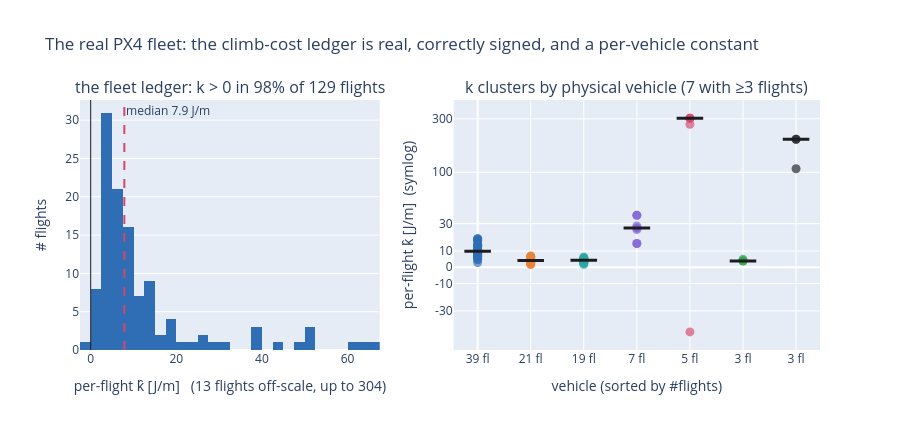

Notebook cell for this chart:
### Code cell
corpus = _p / "data" / "uav_fleet" / "segments.parquet"
if not corpus.exists():
    print("full corpus not on disk (needs pyarrow + the curated pull) — "
          "the frozen numbers live in spec/uav_energy_gauge_OUTCOMES.md")
else:
    fleet = pd.read_parquet(corpus)
    cond = ledger_conditioned(fleet)
    sub = fleet[fleet["log_id"].astype(str).isin(cond[cond].index)].reset_index(drop=True)
    ks = k_series(fit_per_log(sub))
    per_veh = {u: k_series(fit_per_log(g)) for u, g in sub.groupby("vehicle_uuid")
               if g["log_id"].nunique() >= 3}
    within = float(np.median([k_consistency(v) for v in per_veh.values()]))
    cross = k_consistency(ks)
    print(f"{len(ks)} conditioned flights / {sub['vehicle_uuid'].nunique()} vehicles:  "
          f"k>0 in {100 * (ks > 0).mean():.0f}%,  median k = {ks.median():.1f} J/m")
    print(f"k is a per-vehicle constant: within-vehicle CV = {within:.2f}  "
          f"vs  cross-vehicle CV = {cross:.2f}")

    # arcsinh(k/30) = a symlog axis: the 2 J/m clusters and the 300 J/m
    # vehicles stay readable together, with nothing clipped.
    tr = lambda k: np.arcsinh(np.asarray(k, float) / 30.0)
    ticks = np.array([-30, -10, 0, 10, 30, 100, 300])
    lo, hi = -20.0, 80.0
    n_off = int(((ks < lo) | (ks > hi)).sum())
    fig = make_subplots(rows=1, cols=2, column_widths=[0.45, 0.55], subplot_titles=(
        f"the fleet ledger: k > 0 in {100 * (ks > 0).mean():.0f}% of {len(ks)} flights",
        f"k clusters by physical vehicle ({len(per_veh)} with ≥3 flights)"))
    fig.add_trace(go.Histogram(x=np.array(ks[(ks >= lo) & (ks <= hi)]),
                               xbins=dict(start=lo, end=hi, size=2.5),
                               marker_color=PALETTE["primary"], showlegend=False), 1, 1)
    fig.add_vline(x=float(ks.median()), line=dict(color=PALETTE["rose"], dash="dash"),
                  annotation_text=f"median {ks.median():.1f} J/m", row=1, col=1)
    fig.add_vline(x=0.0, line=dict(color=PALETTE["ink"], width=1), row=1, col=1)
    colors = [PALETTE[c] for c in
              ("primary", "accent", "teal", "violet", "rose", "green", "ink")]
    for i, (u, v) in enumerate(sorted(per_veh.items(), key=lambda kv: -len(kv[1]))):
        fig.add_trace(go.Scatter(x=[i] * len(v), y=tr(v), mode="markers",
                                 marker=dict(size=9, color=colors[i % len(colors)], opacity=0.65),
                                 name=f"{len(v)} flights", showlegend=False), 1, 2)
        fig.add_trace(go.Scatter(x=[i - 0.25, i + 0.25], y=tr([v.median()] * 2), mode="lines",
                                 line=dict(color=PALETTE["ink"], width=3), showlegend=False), 1, 2)
    fig.update_xaxes(title=f"per-flight k̂ [J/m]   ({n_off} flights off-scale, up to "
                           f"{ks.max():.0f})", row=1, col=1)
    fig.update_yaxes(title="# flights", row=1, col=1)
    fig.update_xaxes(title="vehicle (sorted by #flights)",
                     tickvals=list(range(len(per_veh))),
                     ticktext=[f"{len(v)} fl" for _, v in
                               sorted(per_veh.items(), key=lambda kv: -len(kv[1]))], row=1, col=2)
    fig.update_yaxes(title="per-flight k̂ [J/m]  (symlog)", tickvals=tr(ticks),
                     ticktext=[f"{t:g}" for t in ticks], row=1, col=2)
    fig.update_layout(height=430, paper_bgcolor="white",
                      title="The real PX4 fleet: the climb-cost ledger is real, "
                            "correctly signed, and a per-vehicle constant")
    fig.show()

### Figure 1 — Plotly figure (JSON) as saved in the notebook; plotly's stock layout.template omitted (floating-point values rounded to 4 significant figures)
{"data": [{"marker": {"color": "#2f6db5"}, "showlegend": false, "type": "histogram", "x": [6.247, 1.836, -0.1363, 10.39, 0.4635, 11.43, 21.75, 12.88, 18.29, 60.38, 3.035, 4.301, 13.75, 42.66, 7.685, 63.55, 13.62, 26.44, 6.709, 4.189, 2.658, 3.499, 3.476, 4.602, 3.19, 2.046, 8.308, 6.043, 4.504, 6.098, 6.339, 2.828, 6.007, 31.69, 6.666, 9.975, 6.395, 8.364, 7.856, 5.269, 6.353, 3.81, 2.345, 2.963, 16.94, 6.827, 4.435, 9.121, 2.172, 8.984, 4.275, 9.36, 6.912, 3.244, 13.81, 50.1, 17.59, 4.285, 10.97, 1.567, 14.97, 1.711, 48.64, 5.111, 9.141, 18.23, 6.753, 37.61, 8.83, 5.09, 6.155, 17.98, 4.42, 14.41, 12.48, 4.055, 37.7, 9.98, 28.0, 4.615, 5.013, 38.32, 8.992, 7.985, 50.76, 9.89, 3.81, 13.55, 6.651, 11.09, 5.013, 3.178, 5.298, 9.841, 4.854, 4.218, 10.06, 7.844, 66.31, 4.84, 2.823, 4.146, 23.44, 0.9658, 4.168, 25.22, 3.794, 7.105, 4.832, 2.769, 16.93, 14.97, 10.2, 3.655, 50.76, 14.51], "xaxis": "x", "xbins": {"end": 80.0, "size": 2.5, "start": -20.0}, "yaxis": "y"}, {"marker": {"color": "#2f6db5", "opacity": 0.65, "size": 9}, "mode": "markers", "name": "39 flights", "showlegend": false, "type": "scatter", "x": [0, 0, 0, 0, 0, 0, 0, 0, 0, 0, 0, 0, 0, 0, 0, 0, 0, 0, 0, 0, 0, 0, 0, 0, 0, 0, 0, 0, 0, 0, 0, 0, 0, 0, 0, 0, 0, 0, 0], "xaxis": "x2", "y": [0.3396, 0.5771, 0.4435, 0.2534, 0.4396, 0.2735, 0.1496, 0.2098, 0.1989, 0.2116, 0.259, 0.5384, 0.2995, 0.2952, 0.3071, 0.2284, 0.4454, 0.5571, 0.358, 0.3002, 0.5755, 0.5681, 0.4047, 0.3268, 0.2954, 0.2631, 0.324, 0.4375, 0.2199, 0.3618, 0.3224, 0.1611, 0.3293, 0.2586, 0.09397, 0.2347, 0.538, 0.3339, 0.4665], "yaxis": "y2"}, {"line": {"color": "#1d1d1f", "width": 3}, "mode": "lines", "showlegend": false, "type": "scatter", "x": [-0.25, 0.25], "xaxis": "x2", "y": [0.3224, 0.3224], "yaxis": "y2"}, {"marker": {"color": "#e8833a", "opacity": 0.65, "size": 9}, "mode": "markers", "name": "21 flights", "showlegend": false, "type": "scatter", "x": [1, 1, 1, 1, 1, 1, 1, 1, 1, 1, 1, 1, 1, 1, 1, 1, 1, 1, 1, 1, 1], "xaxis": "x2", "y": [0.2068, 0.06116, 0.1429, 0.2218, 0.1156, 0.1061, 0.2019, 0.2204, 0.2256, 0.07234, 0.1079, 0.05221, 0.1688, 0.1468, 0.1057, 0.1401, 0.1378, 0.1385, 0.1604, 0.09218, 0.1215], "yaxis": "y2"}, {"line": {"color": "#1d1d1f", "width": 3}, "mode": "lines", "showlegend": false, "type": "scatter", "x": [0.75, 1.25], "xaxis": "x2", "y": [0.1385, 0.1385], "yaxis": "y2"}, {"marker": {"color": "#2ca6a4", "opacity": 0.65, "size": 9}, "mode": "markers", "name": "19 flights", "showlegend": false, "type": "scatter", "x": [2, 2, 2, 2, 2, 2, 2, 2, 2, 2, 2, 2, 2, 2, 2, 2, 2, 2, 2], "xaxis": "x2", "y": [0.101, 0.1392, 0.08849, 0.1528, 0.2001, 0.09411, 0.1747, 0.07808, 0.09862, 0.1473, 0.142, 0.05699, 0.1696, 0.2038, 0.1348, 0.1532, 0.1663, 0.1757, 0.1261], "yaxis": "y2"}, {"line": {"color": "#1d1d1f", "width": 3}, "mode": "lines", "showlegend": false, "type": "scatter", "x": [1.75, 2.25], "xaxis": "x2", "y": [0.142, 0.142], "yaxis": "y2"}, {"marker": {"color": "#7b5bd6", "opacity": 0.65, "size": 9}, "mode": "markers", "name": "7 flights", "showlegend": false, "type": "scatter", "x": [3, 3, 3, 3, 3, 3, 3], "xaxis": "x2", "y": [0.7949, 0.4804, 1.05, 1.052, 0.8334, 0.764, 0.4804], "yaxis": "y2"}, {"line": {"color": "#1d1d1f", "width": 3}, "mode": "lines", "showlegend": false, "type": "scatter", "x": [2.75, 3.25], "xaxis": "x2", "y": [0.7949, 0.7949], "yaxis": "y2"}, {"marker": {"color": "#d6456b", "opacity": 0.65, "size": 9}, "mode": "markers", "name": "5 flights", "showlegend": false, "type": "scatter", "x": [4, 4, 4, 4, 4], "xaxis": "x2", "y": [3.012, -1.305, 2.889, 3.012, 3.012], "yaxis": "y2"}, {"line": {"color": "#1d1d1f", "width": 3}, "mode": "lines", "showlegend": false, "type": "scatter", "x": [3.75, 4.25], "xaxis": "x2", "y": [3.012, 3.012], "yaxis": "y2"}, {"marker": {"color": "#2f9e44", "opacity": 0.65, "size": 9}, "mode": "markers", "name": "3 flights", "showlegend": false, "type": "scatter", "x": [5, 5, 5], "xaxis": "x2", "y": [0.1267, 0.1267, 0.1606], "yaxis": "y2"}, {"line": {"color": "#1d1d1f", "width": 3}, "mode": "lines", "showlegend": false, "type": "scatter", "x": [4.75, 5.25], "xaxis": "x2", "y": [0.1267, 0.1267], "yaxis": "y2"}, {"marker": {"color": "#1d1d1f", "opacity": 0.65, "size": 9}, "mode": "markers", "name": "3 flights", "showlegend": false, "type": "scatter", "x": [6, 6, 6], "xaxis": "x2", "y": [1.989, 2.585, 2.585], "yaxis": "y2"}, {"line": {"color": "#1d1d1f", "width": 3}, "mode": "lines", "showlegend": false, "type": "scatter", "x": [5.75, 6.25], "xaxis": "x2", "y": [2.585, 2.585], "yaxis": "y2"}], "layout": {"annotations": [{"font": {"size": 16}, "showarrow": false, "text": "the fleet ledger: k > 0 in 98% of 129 flights", "x": 0.2025, "xanchor": "center", "xref": "paper", "y": 1.0, "yanchor": "bottom", "yref": "paper"}, {"font": {"size": 16}, "showarrow": false, "text": "k clusters by physical vehicle (7 with ≥3 flights)", "x": 0.7525, "xanchor": "center", "xref": "paper", "y": 1.0, "yanchor": "bottom", "yref": "paper"}, {"showarrow": false, "text": "median 7.9 J/m", "x": 7.856, "xanchor": "left", "xref": "x", "y": 1, "yanchor": "top", "yref": "y domain"}], "height": 430, "paper_bgcolor": "white", "shapes": [{"line": {"color": "#d6456b", "dash": "dash"}, "type": "line", "x0": 7.856, "x1": 7.856, "xref": "x", "y0": 0, "y1": 1, "yref": "y domain"}, {"line": {"color": "#1d1d1f", "width": 1}, "type": "line", "x0": 0.0, "x1": 0.0, "xref": "x", "y0": 0, "y1": 1, "yref": "y domain"}], "title": {"text": "The real PX4 fleet: the climb-cost ledger is real, correctly signed, and a per-vehicle constant"}, "xaxis": {"anchor": "y", "domain": [0.0, 0.405], "title": {"text": "per-flight k̂ [J/m]   (13 flights off-scale, up to 304)"}}, "xaxis2": {"anchor": "y2", "domain": [0.505, 1.0], "ticktext": ["39 fl", "21 fl", "19 fl", "7 fl", "5 fl", "3 fl", "3 fl"], "tickvals": [0, 1, 2, 3, 4, 5, 6], "title": {"text": "vehicle (sorted by #flights)"}}, "yaxis": {"anchor": "x", "domain": [0.0, 1.0], "title": {"text": "# flights"}}, "yaxis2": {"anchor": "x2", "domain": [0.0, 1.0], "ticktext": ["-30", "-10", "0", "10", "30", "100", "300"], "tickvals": [-0.8814, -0.3275, 0.0, 0.3275, 0.8814, 1.919, 2.998], "title": {"text": "per-flight k̂ [J/m]  (symlog)"}}}}
